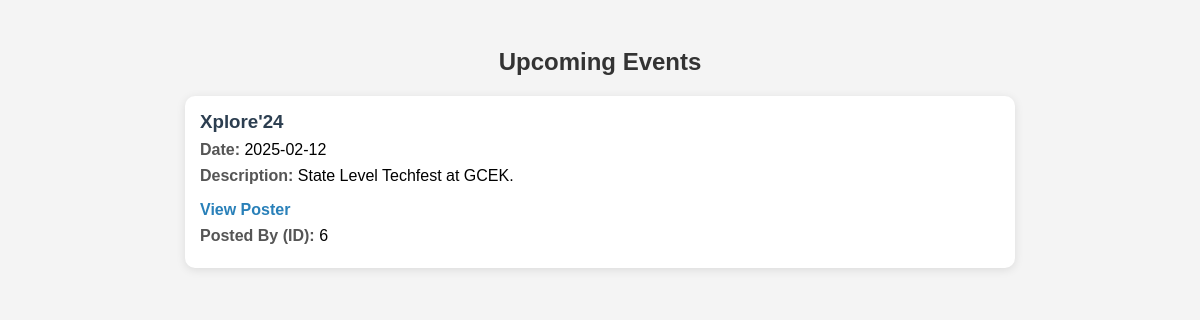
Page /viewevents.php on the committed database.
### tables this page shows
CREATE TABLE `events` (
  `id` int(11) NOT NULL,
  `title` varchar(255) NOT NULL,
  `description` text NOT NULL,
  `event_date` date NOT NULL,
  `image_path` varchar(255) DEFAULT NULL,
  `created_by` int(11) NOT NULL,
  `created_at` timestamp NOT NULL DEFAULT current_timestamp()
);

### viewevents.php (the view, shortened to what this page needs)
<?php
require 'Dbconnection.php';
try {
    $stmt = $conn->prepare("SELECT * FROM events ORDER BY event_date DESC");
    $stmt->execute();
    $events = $stmt->fetchAll(PDO::FETCH_ASSOC);
} catch (PDOException $e) {
    die("Error fetching events: " . $e->getMessage());
}
?>
<!DOCTYPE html>
<html lang="en">
<head>
</head>
<body>
<h2>Upcoming Events</h2>
<?php if ($events): ?>
    <?php foreach ($events as $event): ?>
        <div class="event-container">
            <h3><?= htmlspecialchars($event['title']) ?></h3>
            <div class="event-info"><strong>Date:</strong> <?= htmlspecialchars($event['event_date']) ?></div>
            <div class="event-info"><strong>Description:</strong> <?= nl2br(htmlspecialchars($event['description'])) ?></div>
            <?php if (!empty($event['image_path'])): ?>
                <div class="event-info">
                    <a class="poster-link" href="<?= htmlspecialchars($event['image_path']) ?>" target="_blank">View Poster</a>
                </div>
            <?php endif; ?>
            <div class="event-info"><strong>Posted By (ID):</strong> <?= htmlspecialchars($event['created_by']) ?></div>
        </div>
    <?php endforeach; ?>
<?php else: ?>
    <p style="text-align:center;">No events found.</p>
<?php endif; ?>
</body>
</html>

### viewevents.php (style rules this page uses)
body { font-family: Arial, sans-serif; background: #f4f4f4; padding: 20px; }
h2 { text-align: center; color: #333; }
.event-container { background: #fff; border-radius: 10px; padding: 15px; margin: 15px auto; max-width: 800px; box-shadow: 0 2px 10px rgba(0, 0, 0, 0.1); }
.event-container h3 { margin: 0; color: #2c3e50; }
.event-info { margin: 8px 0; }
.event-info strong { color: #555; }
.poster-link { display: inline-block; margin-top: 8px; color: #2980b9; text-decoration: none; font-weight: bold; }

### rows in the picture
events: title "Xplore'24", event_date "2025-02-12", description "State Level Techfest at GCEK.", created_by "6"
